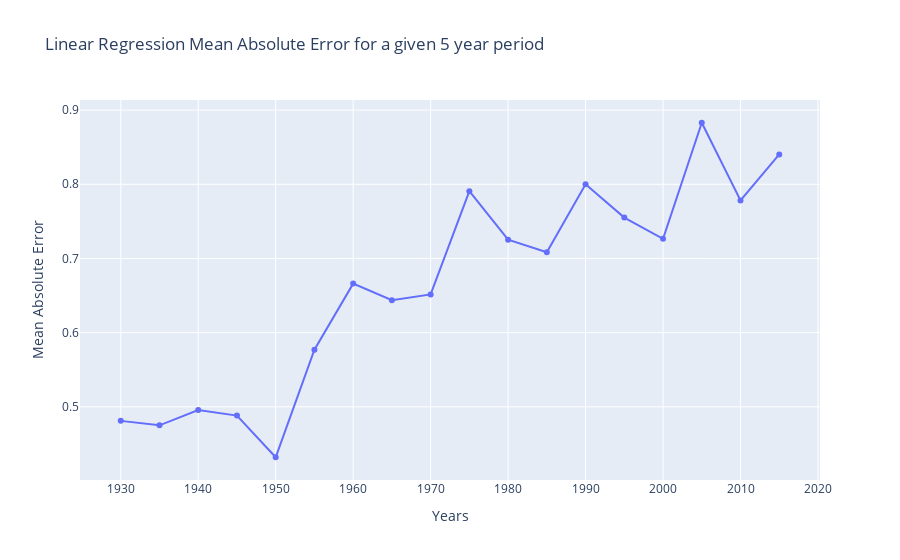

Notebook source saved alongside this figure:
### Markdown cell above
# Looking at errors when training and testing on the same year

### Code cell
years = list(range(1930, 2020, 5))
errors = []
for year in years:
    df = metadata_df.copy()
    filt_metadata_df = df[metadata_df['movie_release_year'] < year]
    filt_metadata_df = filt_metadata_df[filt_metadata_df['movie_release_year'] >= year-5]
    errors.append(full_genre_process(filt_metadata_df, 100, list_of_other_cols=['averageRating'])[1])

fig = go.Figure(data=go.Scatter(x=years, y=errors, mode='lines+markers'))
fig.update_layout(title='Linear Regression Mean Absolute Error for a given 5 year period',
                  xaxis_title='Years',
                  yaxis_title='Mean Absolute Error')
fig.show()

### Figure 1 — Plotly figure (JSON) as saved in the notebook; plotly's stock layout.template omitted (floating-point values rounded to 4 significant figures)
{"data": [{"mode": "lines+markers", "type": "scatter", "x": [1930, 1935, 1940, 1945, 1950, 1955, 1960, 1965, 1970, 1975, 1980, 1985, 1990, 1995, 2000, 2005, 2010, 2015], "y": [0.481, 0.475, 0.4955, 0.4882, 0.432, 0.577, 0.6661, 0.6438, 0.6515, 0.7907, 0.7254, 0.7085, 0.8001, 0.7551, 0.7264, 0.883, 0.7783, 0.8402]}], "layout": {"title": {"text": "Linear Regression Mean Absolute Error for a given 5 year period"}, "xaxis": {"title": {"text": "Years"}}, "yaxis": {"title": {"text": "Mean Absolute Error"}}}}
